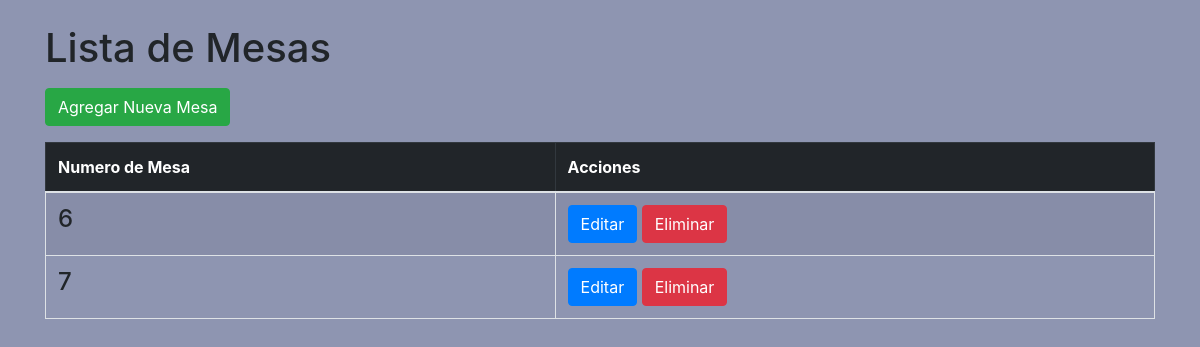
The page /restaurant/mesas/ on the database as committed earlier.
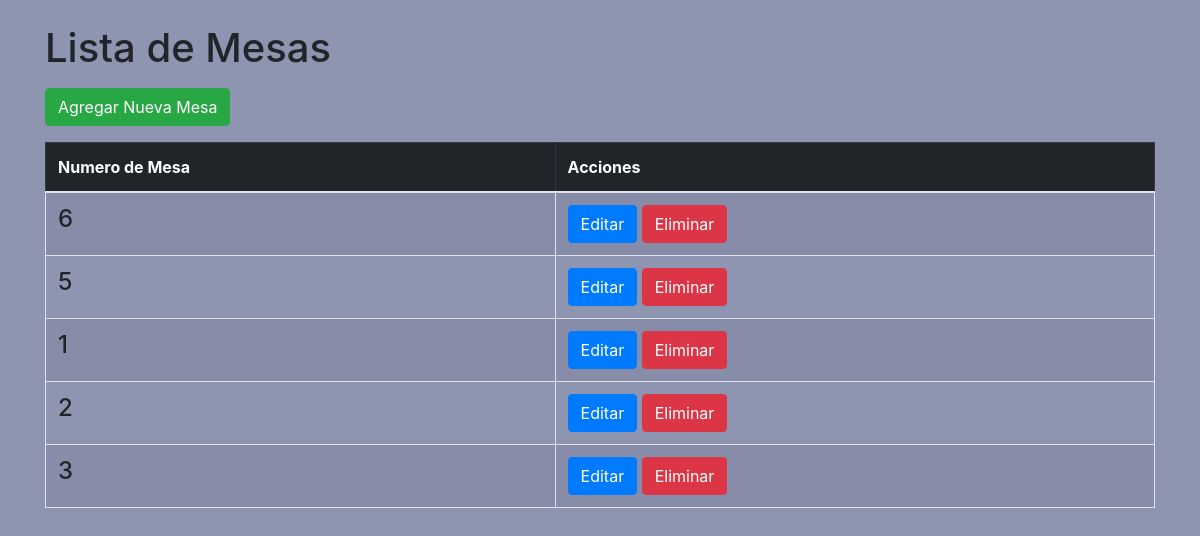
The same page on the database as committed later.
### restaurant/models/Mesa.py (models this page shows, shortened)
class Mesa(models.Model):
    numero = models.IntegerField(unique=True)

### restaurant/views/mesa_views.py (the view)
# urls.py: path("mesas/", views.MesaListView.as_view(), name ="mesas"),
class MesaListView(ListView):
    model = Mesa
    template_name = "restaurant/mesa/list.html"

### templates/restaurant/mesa/list.html (shortened to what this page needs)
{% extends "restaurant/base.html" %}
{% block content %}
<div class="container mt-4" >
    <h1 class="mb-3">Lista de Mesas</h1>
    <a href="{% url 'mesas_create' %}" class="btn btn-success mb-3">
        Agregar Nueva Mesa
    </a>
    <table class="table table-striped table-bordered">
        <thead class="table-dark">
            <tr>
                <th>Numero de Mesa</th>
                <th>Acciones</th>
            </tr>
        </thead>
        <tbody>
            {% for mesa in mesa_list %}
            <tr>
                <td><h4>{{ mesa.numero }}</h4></td>
                <td>
                    <a href="{% url 'mesas_update' mesa.id %}" class="btn btn-primary">Editar</a>
                    <form action="{% url 'mesas_delete' mesa.id %}" method="post" class="d-inline"
                          onsubmit="return confirm('¿Seguro que deseas sacar esta mesa de tu restaurant?');">
                        <button type="submit" class="btn btn-danger">Eliminar</button>
                    </form>
                </td>
            </tr>
            {% endfor %}
        </tbody>
    </table>
</div>
{% endblock %}

Rows that differ between the two databases and show on the page:
changed Mesa (number 2 of 5 on the later page): numero "7" → "5"
added Mesa: numero "1"
added Mesa: numero "2"
added Mesa: numero "3"
